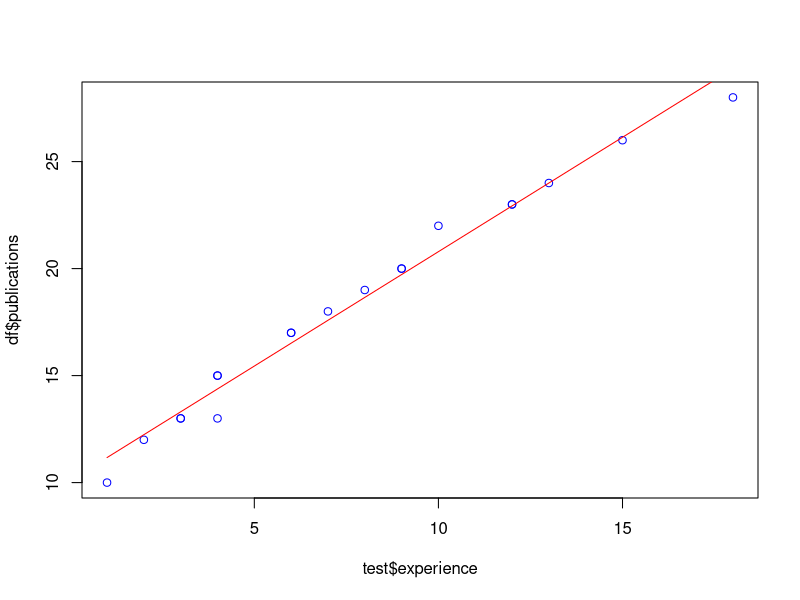
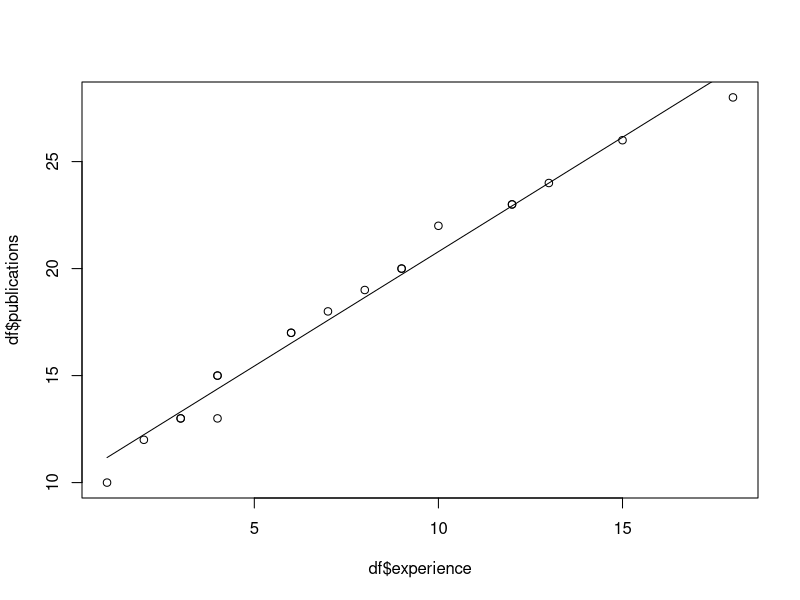

Write R code to recreate these figures, in order.
df=read.csv("1.csv",header=TRUE,sep=",")

#Using predefined functions

lr.model=lm(publications~experience,data = df)
test=data.frame(experience=df$experience)
lr.pred=predict(lr.model,test)
plot(test$experience,df$publications,col="blue")
lines(test$experience,lr.pred,col="red")

#Without Prebuilt functions

exp_mean=mean(df$experience)
pub_mean=mean(df$publications)
m1=sum((df$experience-exp_mean)*(df$publications-pub_mean))/sum((df$experience-exp_mean)^2)
m0=pub_mean-exp_mean*m1
pred=m0+m1*df$experience
plot(df$experience,df$publications)
lines(df$experience,pred)

rss=sum((df$publications-pred)^2)
tss=sum((df$publications-pub_mean)^2)
se=1-(rss/tss)
rse=(rss/(nrow(df)-2))
